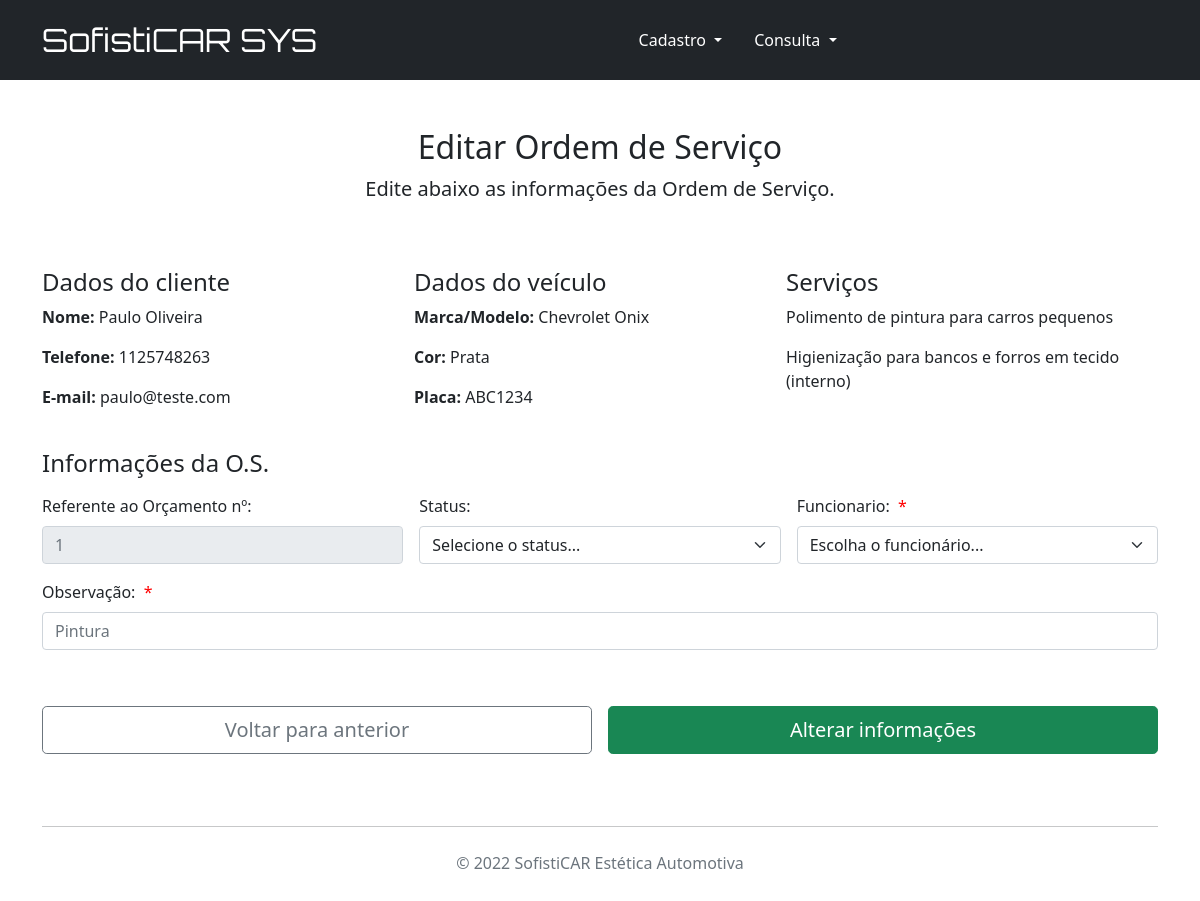
Screenshot of /editar_os/1 with the database file from the repository.
### cadastro_clientes.py (models this page shows, shortened)
class Cliente(db.Model):
    __tablename__ = 'clientes'
    id = db.Column('ID', db.Integer, primary_key=True, autoincrement=True)
    nome = db.Column('Nome', db.String(150), nullable=False)
    email = db.Column('Email', db.String(150), nullable=False)
    telefone = db.Column('Telefone', db.String(150), nullable=False)
    celular = db.Column('Celular', db.String(150), nullable=False)
    veiculos = relationship(Veiculo, backref="clientes")

class Veiculo(db.Model):
    __tablename__ = 'veiculos'
    id = db.Column('ID', db.Integer, primary_key=True, autoincrement=True)
    marca = db.Column('Marca', db.String(150), nullable=False)
    modelo = db.Column('Modelo', db.String(150), nullable=False)
    cor = db.Column('Cor', db.String(150), nullable=False)
    placa = db.Column('Placa', db.String(150), nullable=False)
    cliente_id = db.Column(db.Integer, db.ForeignKey('clientes.ID'))
    cliente = relationship('Cliente')
    orcamentos = relationship(Orcamento, backref="veiculos")
    agendamento = relationship(Agendamento, backref='veiculos')

class Servico(db.Model):
    __tablename__ = 'servicos'
    id = db.Column('ID', db.Integer, primary_key=True, autoincrement=True)
    nome = db.Column('Nome', db.String(150), nullable=False)
    descricao = db.Column('Descricao', db.String(250), nullable=False)
    valor = db.Column('Valor', db.Float, nullable=False)
    orcamentos = relationship(Orcamento, backref="servicos")

class OrdemServico(db.Model):
    __tablename__ = "ordemServico"
    id = db.Column(db.Integer, primary_key=True, autoincrement=True)
    status = db.Column(db.JSON, nullable=False)
    orcamento_id = db.Column(
        db.Integer, db.ForeignKey('orcamento.id'))
    orcamento = relationship('Orcamento')
    funcionario_id = db.Column(
        db.Integer, db.ForeignKey('funcionarios.ID'))
    funcionario = relationship('Funcionario')
    descricao = db.Column(db.String(250), default=None)
    def status_os(self):
        status = {
            '1': 'Criado',
            '2': 'Aprovado',
            '3': 'Cancelado',
            '4': 'Em execução',
            '5': 'Finalizado'
        }
        return status
    def retorna_status_os(self, status_id):
        lista = self.status_os()
        status = lista[status_id]
        return status

### cadastro_clientes.py (the view, shortened to what this page needs)
@app.route('/editar_os/<int:id>', methods=['GET', 'POST'])
def edita_os(id):
    ordemServico = OrdemServico.query.get(id)
    orcamento = Orcamento.query.get(ordemServico.orcamento_id)
    veiculo = Veiculo.query.get(orcamento.veiculo_id)
    cliente = Cliente.query.get(veiculo.cliente_id)
    funcionario = Funcionario.query.all()
    servico = Servico.query.all()
    return render_template('editar_os.html', cliente=cliente, ordemServico=ordemServico, orcamento=orcamento, veiculo=veiculo, funcionario=funcionario, servico=servico)

### templates/editar_os.html (shortened to what this page needs)
{% extends "base.html" %}
{% block conteudo %}
<main class="container">
    <div class="py-5 text-center">
        <h2>Editar Ordem de Serviço</h2>
        <p class="lead">Edite abaixo as informações da Ordem de Serviço.</p>
    </div>
    <div class="col-12 d-flex">
        <div class="col-4">
            <h4>Dados do cliente</h4>
            <p><strong>Nome: </strong>{{ cliente.nome }}</p>
            <p><strong>Telefone: </strong>{{ cliente.telefone }}</p>
            <p><strong>E-mail: </strong>{{ cliente.email }}</p>
        </div>
        <div class="col-4">
            <h4>Dados do veículo</h4>
            <p><strong>Marca/Modelo: </strong>{{ veiculo.marca }} {{ veiculo.modelo }}</p>
            <p><strong>Cor: </strong>{{ veiculo.cor }}</p>
            <p><strong>Placa: </strong>{{ veiculo.placa }}</p>
        </div>
        <div class="col-4">
            <h4>Serviços</h4>
            {% for item in orcamento.servico_id.values() | list %}
                {% for serv in servico %}
                    {% if item | int == serv.id | int %}
                        <p>{{serv.descricao}}</p>
                    {% endif %}
                {% endfor %}
            {% endfor %}
        </div>
    </div>
    <div class="row g-5">
        <div class="col-md-12 col-lg-12">
            <form action="/editar_os/{{ ordemServico.id }}" method="POST">
                <h4 class="mb-3">Informações da O.S.</h4>
                <div class="row g-3">
                    <div class="col-sm-12 col-md-4">
                        <label for="orcamento" class="form-label" >Referente ao Orçamento nº:</label>
                        <input type="number" class="form-control" id="orcamento" name="orcamento" placeholder={{ ordemServico.id }} disabled>
                    </div>
                    <div class="col-sm-12 col-md-4">
                        <label for="status" class="form-label">Status:</label>
                        <select class="form-select" id="status" name="status">
                            <option selected>Selecione o status...</option>
                        </select>
                    </div>
                    <div class="col-sm-12 col-md-4">
                        <label for="funcionario" class="form-label">Funcionario: <span style="color:red">&nbsp;*</span></label>
                        <select class="form-select" id="funcionario" name="funcionario">
                            <option selected>Escolha o funcionário...</option>
                        </select>
                    </div>
                    <div class="col-sm-12 col-md-12">
                        <label for="descricao" class="form-label">Observação: <span style="color:red">&nbsp;*</span></label>
                        <input type="text" class="form-control" id="descricao" name="descricao" placeholder={{ ordemServico.descricao }}>
                    </div>
                </div>
                <div class="row g-3">
                    <div class="col-md-12 col-lg-6 p-2">
                        <a class="w-100 btn btn-outline-secondary btn-lg" href="javascript:history.back()">Voltar para anterior</a>
                    </div>
                    <div class="col-md-12 col-lg-6 p-2">
                        <button type="button" class="w-100 btn btn-success btn-lg" data-bs-toggle="modal" data-bs-target="#exampleModal{{ordemServico.id}}">
                            Alterar informações
                        </button>
                    </div>
                </div>
            </form>
        </div>
    </div>
</main>
{% endblock %}

### rows the page displays
Cliente: nome "Paulo Oliveira", telefone "1125748263", email "paulo@teste.com"
Veiculo: marca "Chevrolet", modelo "Onix", cor "Prata", placa "ABC1234"
Servico: descricao "Polimento de pintura para carros pequenos"
Servico: descricao "Higienização para bancos e forros em tecido (interno)"
OrdemServico: orcamento "1"
